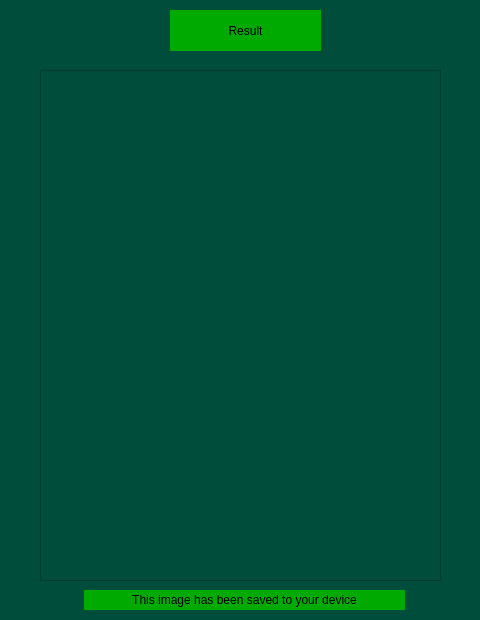
<?xml version="1.0" encoding="UTF-8"?>
<ui version="4.0">
 <class>Dialog</class>
 <widget class="QDialog" name="Dialog">
  <property name="geometry">
   <rect>
    <x>0</x>
    <y>0</y>
    <width>480</width>
    <height>620</height>
   </rect>
  </property>
  <property name="windowTitle">
   <string>Dialog</string>
  </property>
  <property name="styleSheet">
   <string notr="true">background-color: rgb(0, 77, 60);</string>
  </property>
  <widget class="QGraphicsView" name="letterview">
   <property name="geometry">
    <rect>
     <x>40</x>
     <y>70</y>
     <width>401</width>
     <height>511</height>
    </rect>
   </property>
  </widget>
  <widget class="QLabel" name="quelabel">
   <property name="geometry">
    <rect>
     <x>170</x>
     <y>10</y>
     <width>151</width>
     <height>41</height>
    </rect>
   </property>
   <property name="styleSheet">
    <string notr="true">font: 14pt &quot;MS Shell Dlg 2&quot;;
background-color: rgb(0, 170, 0);</string>
   </property>
   <property name="text">
    <string>Result</string>
   </property>
   <property name="alignment">
    <set>Qt::AlignCenter</set>
   </property>
  </widget>
  <widget class="QLabel" name="label">
   <property name="geometry">
    <rect>
     <x>84</x>
     <y>590</y>
     <width>321</width>
     <height>20</height>
    </rect>
   </property>
   <property name="styleSheet">
    <string notr="true">background-color: rgb(0, 170, 0);</string>
   </property>
   <property name="text">
    <string>This image has been saved to your device</string>
   </property>
   <property name="alignment">
    <set>Qt::AlignCenter</set>
   </property>
  </widget>
 </widget>
 <resources/>
 <connections/>
</ui>
